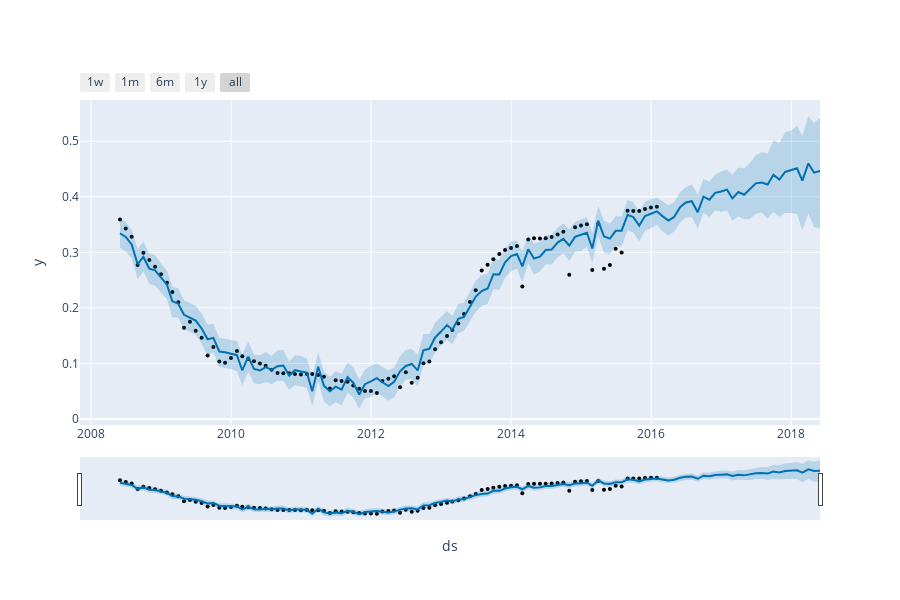

The cell this chart's notebook holds for it:
### Code cell
plot_plotly(prophet_model2, forecast)
